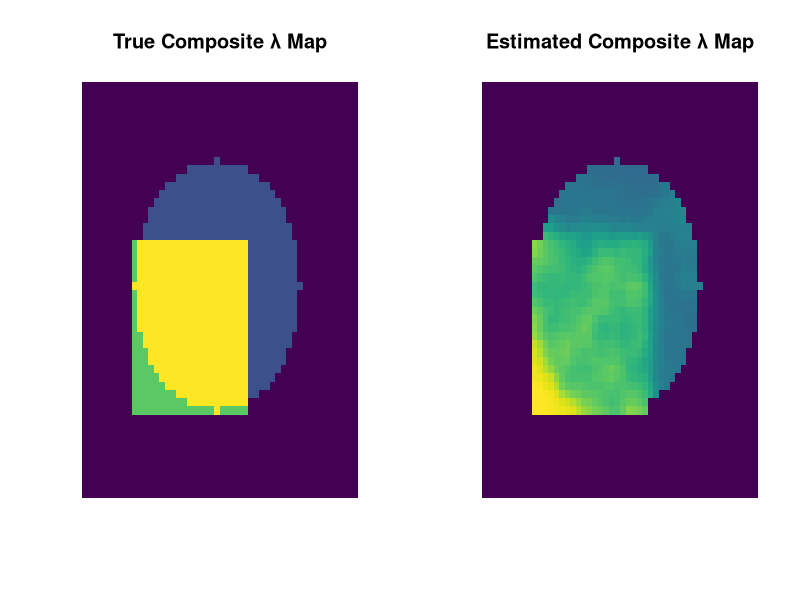
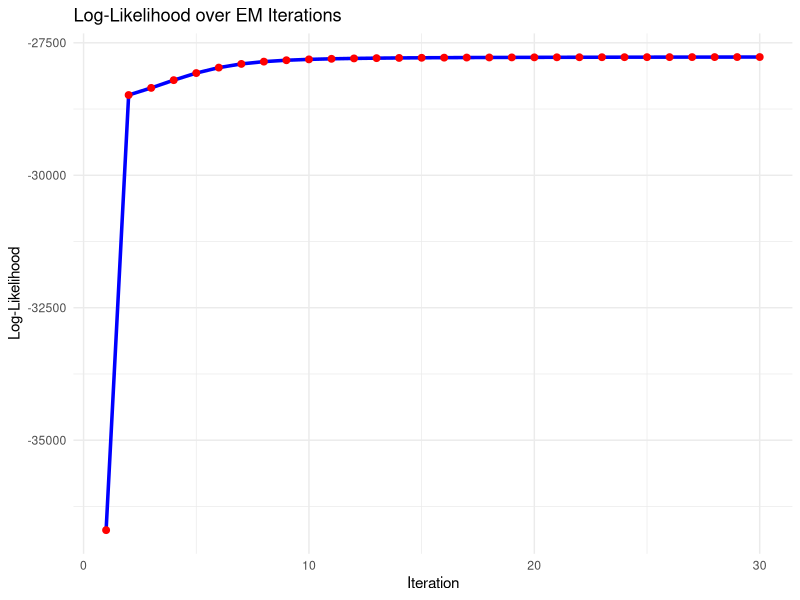
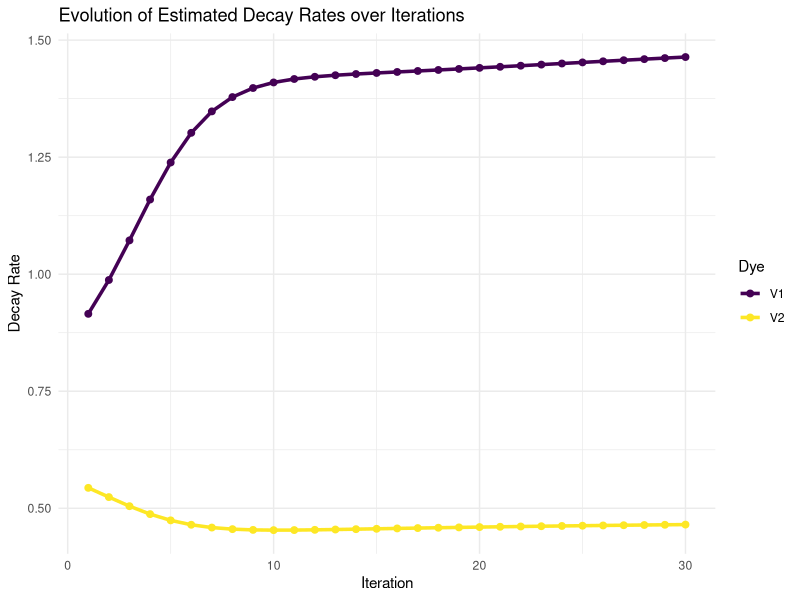
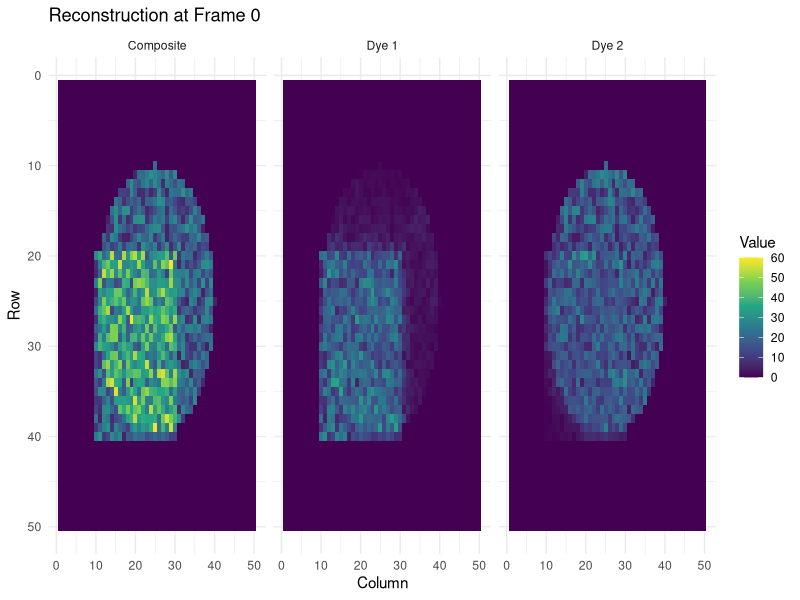
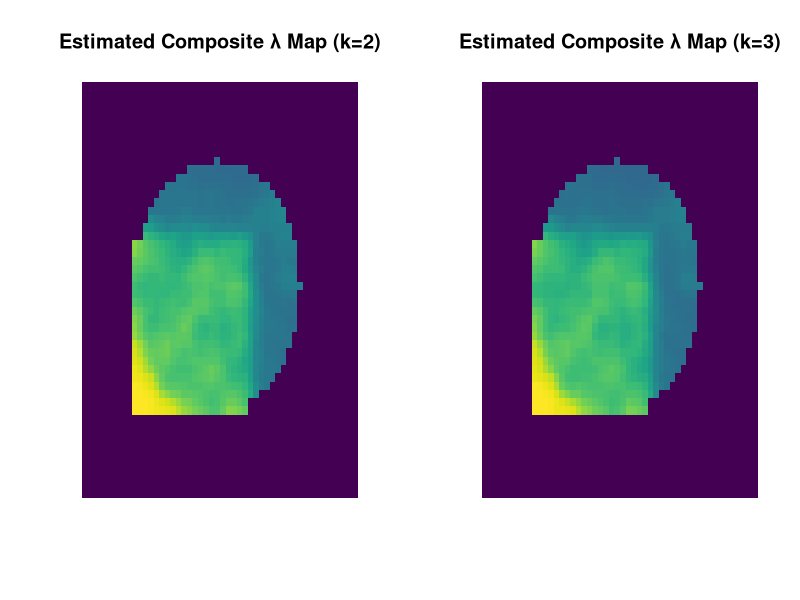

Write R code to recreate these figures, in order.
# ----------------------------
# Full R Script: Data Simulation, EM Estimation with Neighborhood Update,
# Animation of Photon Counts, and Plots of Likelihood & Rates (k = 2)
# ----------------------------

# Load required libraries
library(ggplot2)
library(dplyr)
library(tidyr)
library(reshape2)
library(viridis)
library(gganimate)

# Set seed for reproducibility
set.seed(42)

# ----------------------------
# Simulation Parameters
# ----------------------------
H <- 50       # number of rows
W <- 50       # number of columns
m <- 2        # number of dyes (k = 2)
lambda_true <- c(0.5, 1.5)  # true decay rates for the two dyes

# ----------------------------
# Define Spatial Masks
# ----------------------------
grid <- expand.grid(i = 1:H, j = 1:W)

# Dye 1: Circle centered at (25,25) with radius 15
mask1 <- with(grid, ifelse(sqrt((i - 25)^2 + (j - 25)^2) <= 15, 1, 0))
mask1 <- matrix(mask1, nrow = H, ncol = W, byrow = FALSE)

# Dye 2: Rectangle covering rows 20 to 40 and columns 10 to 30
mask2 <- matrix(0, nrow = H, ncol = W)
mask2[20:40, 10:30] <- 1

masks <- list(mask1, mask2)

# ----------------------------
# Simulate Photon Counts & Lifetimes
# ----------------------------
photons_list <- list()
n_photons <- array(0, dim = c(m, H, W))

for (d in 1:m) {
  for (i in 1:H) {
    for (j in 1:W) {
      if (masks[[d]][i, j] == 1) {
        n_ij <- sample(5:30, 1)  # photon count uniformly between 5 and 30
        n_photons[d, i, j] <- n_ij
        lifetimes <- rexp(n_ij, rate = lambda_true[d])
        df_temp <- data.frame(tau = lifetimes, i = i, j = j, true_d = d)
        photons_list[[length(photons_list) + 1]] <- df_temp
      }
    }
  }
}
df_photons <- do.call(rbind, photons_list)
df_photons <- df_photons[sample(nrow(df_photons)), ]  # shuffle rows

# Create a pixel identifier (as "i_j")
df_photons <- df_photons %>% mutate(pixel = paste(i, j, sep = "_"))
unique_pixels <- unique(df_photons$pixel)
df_photons$pixel_idx <- as.integer(factor(df_photons$pixel, levels = unique_pixels))

# ----------------------------
# Animate the Photon Counts Over Time
# ----------------------------
# We define "frames" as discrete time points.
# At each time t, a photon is counted if its lifetime (tau) is greater than t.
T_frames <- 10  # number of frames
grid_pixels <- expand.grid(i = 1:H, j = 1:W)
intensity_list <- list()
for(t in 0:(T_frames - 1)){
  df_temp <- df_photons %>%
    filter(tau > t) %>%
    group_by(i, j) %>%
    summarise(intensity = n(), .groups = "drop")
  # Join with the full grid to include pixels with zero counts
  df_temp <- full_join(grid_pixels, df_temp, by = c("i", "j"))
  df_temp$intensity[is.na(df_temp$intensity)] <- 0
  df_temp$frame <- t
  intensity_list[[length(intensity_list) + 1]] <- df_temp
}
df_intensity <- bind_rows(intensity_list)
# Set fixed limits based on time 0 (maximum intensity)
max_intensity <- max(df_intensity$intensity[df_intensity$frame == 0])

# Create the animated plot using gganimate
p_anim <- ggplot(df_intensity, aes(x = j, y = i, fill = intensity)) +
  geom_tile() +
  scale_fill_viridis_c(limits = c(0, max_intensity)) +
  labs(title = 'Photon Counts per Pixel at time: {frame_time}', x = "Column", y = "Row") +
  theme_minimal() +
  scale_y_reverse() +
  transition_manual(frame) +
  ease_aes('linear')

# To view the animation (if running in an interactive session), use:
animate(p_anim, nframes = T_frames, fps = 2, width = 400, height = 400)

# ----------------------------
# EM Algorithm Initialization
# ----------------------------
N <- nrow(df_photons)
N_pix <- length(unique_pixels)
pi_hat <- matrix(1/m, nrow = N_pix, ncol = m)  # pixel-specific mixing proportions
lambda_hat <- runif(m, min = 1, max = 3)         # global decay rates

max_iter <- 30
tau_vals <- df_photons$tau
pixel_indices <- df_photons$pixel_idx

# Prepare storage for log-likelihood and decay rate history
loglikelihoods <- numeric(max_iter)
lambda_hist <- matrix(0, nrow = max_iter, ncol = m)

# ----------------------------
# EM Algorithm Iterations with Neighborhood Update and Printing
# ----------------------------
for (iter in 1:max_iter) {
  # E-step: Compute responsibilities for each photon
  numerators <- matrix(0, nrow = N, ncol = m)
  for (d in 1:m) {
    numerators[, d] <- pi_hat[pixel_indices, d] * lambda_hat[d] * exp(-lambda_hat[d] * tau_vals)
  }
  resp <- numerators / rowSums(numerators)

  # Compute log-likelihood for this iteration
  loglikelihood <- sum(log(rowSums(numerators)))
  loglikelihoods[iter] <- loglikelihood

  # M-step: Update global decay rates
  for (d in 1:m) {
    lambda_hat[d] <- sum(resp[, d]) / sum(resp[, d] * tau_vals)
  }

  # M-step: Update pixel-specific mixing proportions using 3x3 neighborhood
  for (pix in 1:N_pix) {
    coords <- as.numeric(unlist(strsplit(unique_pixels[pix], "_")))
    i0 <- coords[1]
    j0 <- coords[2]

    # Determine neighbors (3x3 window, taking grid boundaries into account)
    i_range <- max(1, i0 - 1):min(H, i0 + 1)
    j_range <- max(1, j0 - 1):min(W, j0 + 1)
    neighbors <- expand.grid(i = i_range, j = j_range)
    neighbor_ids <- paste(neighbors$i, neighbors$j, sep = "_")

    idx <- which(df_photons$pixel %in% neighbor_ids)
    if (length(idx) > 0) {
      pi_hat[pix, ] <- colMeans(resp[idx, , drop = FALSE])
    }
  }
  # Normalize for numerical stability
  pi_hat <- pmax(pi_hat, 1e-6)
  pi_hat <- pi_hat / rowSums(pi_hat)

  # Store current lambda estimates
  lambda_hist[iter, ] <- lambda_hat

  # Print progress for this iteration
  cat("Iteration", iter,
      ": Log-Likelihood =", round(loglikelihood, 2),
      "| Estimated Rates =", paste(round(lambda_hat, 3), collapse = ", "), "\n")
}

# ----------------------------
# Final Comparison of Decay Rates
# ----------------------------
rates_comparison <- data.frame(Dye = paste("Dye", 1:m),
                               True_Rate = lambda_true,
                               Estimated_Rate = lambda_hat,
                               Absolute_Error = abs(lambda_true - lambda_hat))
cat("\nFinal Comparison of Decay Rates:\n")
print(rates_comparison)

# ----------------------------
# Composite λ Maps (Weighted by Mixing Proportions)
# ----------------------------
# Estimated composite λ map
estimated_lambda_map <- matrix(0, nrow = H, ncol = W)
for (k in 1:N_pix) {
  coords <- as.numeric(unlist(strsplit(unique_pixels[k], "_")))
  i_coord <- coords[1]
  j_coord <- coords[2]
  estimated_lambda_map[i_coord, j_coord] <- sum(pi_hat[k, ] * lambda_hat)
}

# True composite λ map (weighted by mask activation)
true_lambda_map <- matrix(0, nrow = H, ncol = W)
for (d in 1:m) {
  true_lambda_map <- true_lambda_map + masks[[d]] * lambda_true[d]
}

# Plot composite λ maps using base R image
par(mfrow = c(1, 2))
image(t(true_lambda_map[nrow(true_lambda_map):1, ]), col = viridis(100),
      main = "True Composite λ Map", axes = FALSE)
image(t(estimated_lambda_map[nrow(estimated_lambda_map):1, ]), col = viridis(100),
      main = "Estimated Composite λ Map", axes = FALSE)
par(mfrow = c(1, 1))

# ----------------------------
# Decomposition: Compare Mixing Proportions (π)
# ----------------------------
# Compute true mixing proportions from photon counts
true_pi_grid <- array(0, dim = c(m, H, W))
total_counts <- apply(n_photons, c(2, 3), sum)
for (d in 1:m) {
  true_pi_grid[d, , ] <- ifelse(total_counts > 0, n_photons[d, , ] / total_counts, 0)
}

# Map estimated mixing proportions back to grid
est_pi_grid <- array(0, dim = c(m, H, W))
for (k in 1:N_pix) {
  coords <- as.numeric(unlist(strsplit(unique_pixels[k], "_")))
  i_coord <- coords[1]
  j_coord <- coords[2]
  est_pi_grid[, i_coord, j_coord] <- pi_hat[k, ]
}

# Compute Mean Absolute Error (MAE) per dye (only for pixels with photons)
mae_per_dye <- numeric(m)
for (d in 1:m) {
  mask <- total_counts > 0
  err <- abs(true_pi_grid[d, , ][mask] - est_pi_grid[d, , ][mask])
  mae_per_dye[d] <- mean(err)
}
decomp_results <- data.frame(Dye = paste("Dye", 1:m), MAE = mae_per_dye)
cat("\nMixing Proportions Decomposition Error:\n")
print(decomp_results)

# ----------------------------
# Plot: Log-Likelihood over Iterations
# ----------------------------
df_llik <- data.frame(Iteration = 1:max_iter, LogLikelihood = loglikelihoods)
p_llik <- ggplot(df_llik, aes(x = Iteration, y = LogLikelihood)) +
  geom_line(color = "blue", size = 1.2) +
  geom_point(color = "red", size = 2) +
  labs(title = "Log-Likelihood over EM Iterations",
       x = "Iteration", y = "Log-Likelihood") +
  theme_minimal()
print(p_llik)

# ----------------------------
# Plot: Evolution of Decay Rates over Iterations
# ----------------------------
df_lambda <- as.data.frame(lambda_hist)
df_lambda$Iteration <- 1:max_iter
df_lambda_long <- melt(df_lambda, id.vars = "Iteration", variable.name = "Dye", value.name = "Rate")

p_rates <- ggplot(df_lambda_long, aes(x = Iteration, y = Rate, color = Dye)) +
  geom_line(size = 1.2) +
  geom_point(size = 2) +
  labs(title = "Evolution of Estimated Decay Rates over Iterations",
       x = "Iteration", y = "Decay Rate") +
  theme_minimal() +
  scale_color_viridis_d()
print(p_rates)






library(ggplot2)
library(dplyr)
library(tidyr)
library(reshape2)
library(viridis)
library(gganimate)

# ----------------------------
# Reconstruction Animation with Zero Background
# ----------------------------

# Define number of frames for the animation (each frame corresponds to a time t)
T_frames <- 10

# Create a full grid of pixel coordinates and a pixel identifier
grid_pixels <- expand.grid(i = 1:H, j = 1:W) %>%
  mutate(pixel = paste(i, j, sep = "_"))

# For each time frame t, compute the composite intensity (number of photons with tau > t)
intensity_list <- list()
for(t in 0:(T_frames - 1)){
  df_temp <- df_photons %>%
    filter(tau > t) %>%
    group_by(i, j) %>%
    summarise(intensity = n(), .groups = "drop")
  # Join with full grid so that pixels with zero counts are included
  df_temp <- full_join(grid_pixels, df_temp, by = c("i", "j"))
  df_temp$intensity[is.na(df_temp$intensity)] <- 0
  df_temp$frame <- t
  df_temp$pixel <- paste(df_temp$i, df_temp$j, sep = "_")
  intensity_list[[length(intensity_list) + 1]] <- df_temp
}
df_intensity <- bind_rows(intensity_list)

# Create a data frame from the estimated mixing proportions (pi_hat)
# (Assumes pi_hat has two columns for Dye 1 and Dye 2 and rows corresponding to unique_pixels)
df_pi <- data.frame(pixel = unique_pixels,
                    pi1 = pi_hat[,1],
                    pi2 = pi_hat[,2])
# For background pixels (not present in unique_pixels), assign zeros.
# Join and replace NAs with 0.
df_intensity <- left_join(df_intensity, df_pi, by = "pixel") %>%
  mutate(pi1 = ifelse(is.na(pi1), 0, pi1),
         pi2 = ifelse(is.na(pi2), 0, pi2))

# Compute the reconstructed intensities for Dye 1 and Dye 2:
#   Estimated Dye d intensity = Composite intensity * estimated π_d at that pixel.
df_intensity <- df_intensity %>% mutate(
  dye1 = intensity * pi1,
  dye2 = intensity * pi2
)

# Pivot the data to long format for faceting the animation into three panels.
df_long <- df_intensity %>% pivot_longer(
  cols = c("intensity", "dye1", "dye2"),
  names_to = "Component",
  values_to = "Value"
)

# Rename components for nicer facet labels
df_long$Component <- recode(df_long$Component,
                            intensity = "Composite",
                            dye1 = "Dye 1",
                            dye2 = "Dye 2")

# Determine an overall maximum value across all components (for fixed color scale)
max_value <- max(df_long$Value, na.rm = TRUE)

# Create the animated plot (3 panels) using gganimate
p_recon <- ggplot(df_long, aes(x = j, y = i, fill = Value)) +
  geom_tile() +
  scale_fill_viridis_c(limits = c(0, max_value)) +
  labs(title = 'Frame: {current_frame}', x = "Column", y = "Row") +
  theme_minimal() +
  scale_y_reverse() +
  facet_wrap(~ Component, ncol = 3) +
  transition_manual(frame) +
  ease_aes('linear')

# To view the animation interactively, use:
animate(p_recon, nframes = T_frames, fps = 2, width = 800, height = 400)

# ----------------------------
# Static Plot for the First Frame (Frame 0)
# ----------------------------

df_first <- df_long %>% filter(frame == 0)

p_first <- ggplot(df_first, aes(x = j, y = i, fill = Value)) +
  geom_tile() +
  scale_fill_viridis_c(limits = c(0, max_value)) +
  labs(title = 'Reconstruction at Frame 0', x = "Column", y = "Row") +
  theme_minimal() +
  scale_y_reverse() +
  facet_wrap(~ Component, ncol = 3)

# Print the static plot for the first frame
print(p_first)


# ----------------------------
# Fit k=3 Model to the Same Data and Compare with k=2
# ----------------------------

# (We assume that the following objects are already defined from the previous simulation/EM code:
#  df_photons, unique_pixels, pixel_indices, tau_vals, N (number of photons), H, W,
#  true_lambda_map, loglikelihoods, lambda_hat, pi_hat, and estimated_lambda_map from the k=2 model.)

# --- Fit k=3 Model ---
m3 <- 3
N_pix <- length(unique_pixels)
pi_hat_3 <- matrix(1/m3, nrow = N_pix, ncol = m3)   # initialize mixing proportions uniformly
lambda_hat_3 <- runif(m3, min = 1, max = 3)          # initialize global decay rates

max_iter <- 30
loglikelihoods_3 <- numeric(max_iter)
lambda_hist_3 <- matrix(0, nrow = max_iter, ncol = m3)

for (iter in 1:max_iter) {
  numerators <- matrix(0, nrow = N, ncol = m3)
  for (d in 1:m3) {
    numerators[, d] <- pi_hat_3[pixel_indices, d] * lambda_hat_3[d] * exp(-lambda_hat_3[d] * tau_vals)
  }
  resp3 <- numerators / rowSums(numerators)

  # Compute log-likelihood for the iteration
  loglikelihood_3 <- sum(log(rowSums(numerators)))
  loglikelihoods_3[iter] <- loglikelihood_3

  # Update global decay rates
  for (d in 1:m3) {
    lambda_hat_3[d] <- sum(resp3[, d]) / sum(resp3[, d] * tau_vals)
  }

  # Update pixel-specific mixing proportions using 3x3 neighborhood
  for (pix in 1:N_pix) {
    coords <- as.numeric(unlist(strsplit(unique_pixels[pix], "_")))
    i0 <- coords[1]
    j0 <- coords[2]

    # Determine neighbors (3x3 window, respecting grid boundaries)
    i_range <- max(1, i0 - 1):min(H, i0 + 1)
    j_range <- max(1, j0 - 1):min(W, j0 + 1)
    neighbors <- expand.grid(i = i_range, j = j_range)
    neighbor_ids <- paste(neighbors$i, neighbors$j, sep = "_")

    idx <- which(df_photons$pixel %in% neighbor_ids)
    if (length(idx) > 0) {
      pi_hat_3[pix, ] <- colMeans(resp3[idx, , drop = FALSE])
    }
  }
  # Normalize for numerical stability
  pi_hat_3 <- pmax(pi_hat_3, 1e-6)
  pi_hat_3 <- pi_hat_3 / rowSums(pi_hat_3)

  lambda_hist_3[iter, ] <- lambda_hat_3

  cat("k=3, Iteration", iter,
      ": Log-Likelihood =", round(loglikelihood_3, 2),
      "| Estimated Rates =", paste(round(lambda_hat_3, 3), collapse = ", "), "\n")
}

# --- Compute BIC for k=3 Model ---
# BIC = -2*log-likelihood + p*log(n)
# Here, n = number of photons, and p = free parameters = N_pix*(m3-1) + m3.
n_obs <- N  # number of photons
p3 <- N_pix * (m3 - 1) + m3
BIC_3 <- -2 * loglikelihood_3 + p3 * log(n_obs)
cat("\nBIC for k=3 model:", BIC_3, "\n")

# --- For k=2 Model, Retrieve BIC (from earlier run) ---
# (Assume k=2 model was fitted and final loglikelihood is stored in loglikelihoods[max_iter],
#  with m2 = 2, and free parameters p2 = N_pix*(2-1) + 2.)
m2 <- 2
p2 <- N_pix * (m2 - 1) + m2
loglikelihood_k2 <- loglikelihoods[max_iter]
BIC_2 <- -2 * loglikelihood_k2 + p2 * log(n_obs)
cat("BIC for k=2 model:", BIC_2, "\n")

# --- Compute Reconstruction (Composite λ Map) for k=3 ---
estimated_lambda_map_3 <- matrix(0, nrow = H, ncol = W)
for (k in 1:N_pix) {
  coords <- as.numeric(unlist(strsplit(unique_pixels[k], "_")))
  i_coord <- coords[1]
  j_coord <- coords[2]
  # Composite estimate: weighted average of the k=3 rates at that pixel.
  estimated_lambda_map_3[i_coord, j_coord] <- sum(pi_hat_3[k, ] * lambda_hat_3)
}

# --- Compute Reconstruction Errors ---
# Here, we compare against the true composite λ map (from simulation, based on k=2 true parameters).
reconstruction_error_3 <- mean(abs(true_lambda_map - estimated_lambda_map_3))
cat("Reconstruction MAE for k=3 model:", reconstruction_error_3, "\n")

# For k=2 model (if not already computed), assume estimated_lambda_map is from k=2 run.
reconstruction_error_2 <- mean(abs(true_lambda_map - estimated_lambda_map))
cat("Reconstruction MAE for k=2 model:", reconstruction_error_2, "\n")

# --- Plot Composite λ Maps for Visual Comparison ---
par(mfrow = c(1,2))
image(t(estimated_lambda_map[nrow(estimated_lambda_map):1, ]), col = viridis(100),
      main = "Estimated Composite λ Map (k=2)", axes = FALSE)
image(t(estimated_lambda_map_3[nrow(estimated_lambda_map_3):1, ]), col = viridis(100),
      main = "Estimated Composite λ Map (k=3)", axes = FALSE)
par(mfrow = c(1,1))
